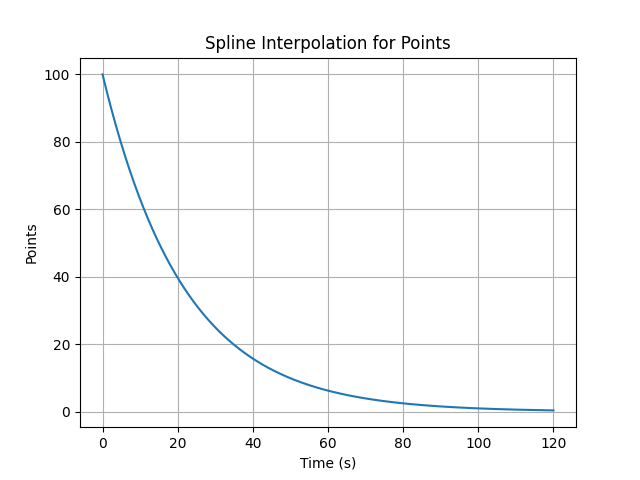

The Python source for this figure:
import matplotlib.pyplot as plt
import numpy as np

from math_game.modules import points


def test_build_spline():
    spline_func = points.score_function
    # graph the spline and save it
    x = np.linspace(0, 120, 1000)
    y = spline_func(x)
    plt.plot(x, y)
    plt.xlabel("Time (s)")
    plt.ylabel("Points")
    plt.title("Spline Interpolation for Points")
    plt.grid()
    plt.savefig("tests/test_modules/test_points.png")

    # check the spline at some points
    assert spline_func(0) == 100
    assert spline_func(15) == 50
    assert spline_func(30) == 25
